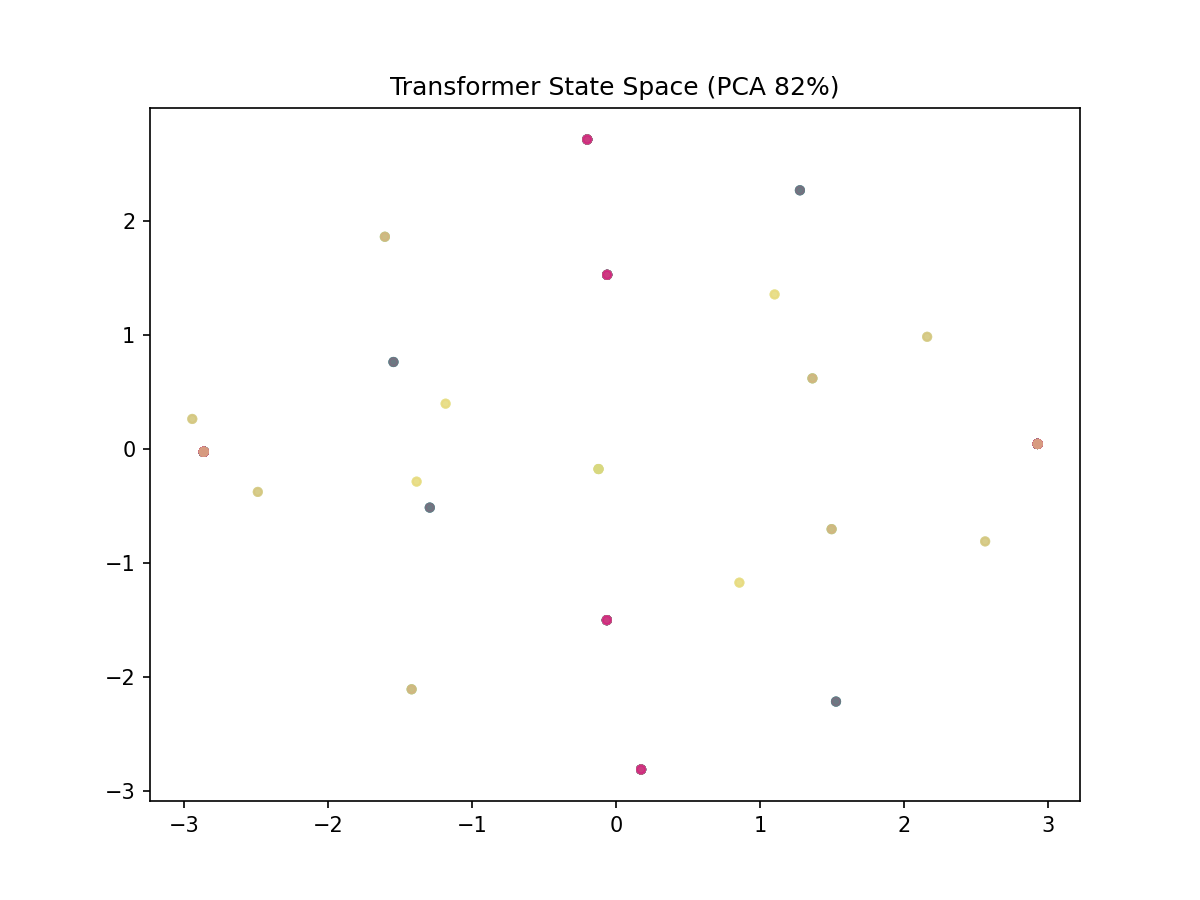

This chart was generated by the following Python code:
"""Transformer walks the maze: no state compression, full attention.

If Transformer produces structured states while GRU doesn't,
it proves the bottleneck is the 'compress into single vector' paradigm.
"""
import os, sys, random, time, math
import torch, torch.nn as nn, torch.nn.functional as F
import numpy as np
from tqdm import tqdm
import matplotlib
matplotlib.use('Agg')
import matplotlib.pyplot as plt
from matplotlib.colors import ListedColormap
from sklearn.decomposition import PCA

os.environ.setdefault('PYTORCH_CUDA_ALLOC_CONF', 'expandable_segments:True')
DEVICE = 'cuda' if torch.cuda.is_available() else 'cpu'
DM = 64
CELL_WALL, CELL_PATH, CELL_EXIT = 0, 1, 2
DIRS = [(0, -1), (1, 0), (0, 1), (-1, 0)]
BASE_DIR = os.path.dirname(os.path.dirname(os.path.abspath(__file__)))

print(f'Device: {DEVICE}')

def generate_maze(h=11, w=11):
    maze = np.ones((h,w), dtype=np.int32)*CELL_WALL
    start = (1,1); maze[start]=CELL_PATH; stack=[start]; rng=random.Random(42)
    while stack:
        cy,cx=stack[-1]; nbs=[]
        for dy,dx in [(-2,0),(2,0),(0,-2),(0,2)]:
            ny,nx=cy+dy,cx+dx
            if 0<ny<h-1 and 0<nx<w-1 and maze[ny,nx]==CELL_WALL: nbs.append((ny,nx))
        if nbs: ny,nx=rng.choice(nbs)
        else: stack.pop(); continue
        maze[cy+(ny-cy)//2][cx+(nx-cx)//2]=CELL_PATH
        maze[ny,nx]=CELL_PATH; stack.append((ny,nx))
    maze[h-2,w-2]=CELL_EXIT
    for dy,dx in [(-1,0),(1,0),(0,-1),(0,1)]:
        if maze[h-2+dy,w-2+dx]==CELL_WALL: maze[h-2+dy,w-2+dx]=CELL_PATH
    return maze

def get_obs(maze, pos, facing):
    obs=[]
    for i in range(4):
        dy,dx=DIRS[(facing+i)%4]; ny,nx=pos[0]+dy,pos[1]+dx
        cell=maze[ny,nx] if 0<=ny<maze.shape[0] and 0<=nx<maze.shape[1] else CELL_WALL
        o=[0,0,0]; o[cell]=1; obs.extend(o)
    return np.array(obs,dtype=np.float32)

def av_acts(maze, pos, facing):
    acts=[0,1]
    dy,dx=DIRS[facing]; ny,nx=pos[0]+dy,pos[1]+dx
    if 0<=ny<maze.shape[0] and 0<=nx<maze.shape[1] and maze[ny,nx]!=CELL_WALL: acts.append(2)
    return acts

# ── Mini Transformer ──
class PositionalEncoding(nn.Module):
    def __init__(self, d_model, max_len=100):
        super().__init__()
        pe = torch.zeros(max_len, d_model)
        pos = torch.arange(0, max_len).unsqueeze(1).float()
        div = torch.exp(torch.arange(0, d_model, 2).float() * (-math.log(10000.0) / d_model))
        pe[:, 0::2] = torch.sin(pos * div)
        pe[:, 1::2] = torch.cos(pos * div)
        self.register_buffer('pe', pe.unsqueeze(0))
    def forward(self, x):
        return x + self.pe[:, :x.size(1)]

class MiniTransformer(nn.Module):
    def __init__(self):
        super().__init__()
        self.obs_embed = nn.Linear(12, DM)
        self.pos_enc = PositionalEncoding(DM)
        encoder_layer = nn.TransformerEncoderLayer(d_model=DM, nhead=4, dim_feedforward=DM*2,
                                                    dropout=0.0, activation='gelu',
                                                    batch_first=True, norm_first=True)
        self.transformer = nn.TransformerEncoder(encoder_layer, num_layers=2)
        self.predictor = nn.Linear(DM, 12)
        self.norm = nn.LayerNorm(DM)
        
    def forward(self, obs_seq):
        """obs_seq: [B, T, 12] sequence of observations."""
        x = self.obs_embed(obs_seq)  # [B, T, DM]
        x = self.pos_enc(x)
        x = self.transformer(x)  # [B, T, DM]
        x = self.norm(x)
        return self.predictor(x)  # [B, T, 12]

model = MiniTransformer().to(DEVICE)
print(f'Params: {sum(p.numel() for p in model.parameters())/1e3:.1f}K')

# ── Data: trajectories ──
ALL_MAZES = [generate_maze() for _ in range(15)]

def gen_trajectories(n_trajs=5000, traj_len=16):
    all_seqs, all_targets = [], []
    for _ in range(n_trajs):
        maze = random.choice(ALL_MAZES)
        h,w = maze.shape
        pos = (random.randrange(0,h), random.randrange(0,w))
        while maze[pos]==CELL_WALL: pos=(random.randrange(0,h), random.randrange(0,w))
        facing = random.randint(0,3)
        seq = []
        for _ in range(traj_len):
            o = get_obs(maze, pos, facing)
            seq.append(o)
            acts = av_acts(maze, pos, facing)
            act = random.choice(acts)
            if act == 2:
                dy,dx = DIRS[facing]; ny,nx = pos[0]+dy, pos[1]+dx
                pos = (ny,nx)
            elif act == 0: facing = (facing-1)%4
            else: facing = (facing+1)%4
        # Target: predict next observation at each position
        all_seqs.append(seq[:-1])
        all_targets.append(seq[1:])
    return (torch.tensor(np.array(all_seqs), device=DEVICE).float(),
            torch.tensor(np.array(all_targets), device=DEVICE).float())

SEQ, TGT = gen_trajectories(5000, 16)
N_SAMPLES = SEQ.size(0)
print(f'Data: {N_SAMPLES} trajectories × {SEQ.size(1)} steps')

# ════════════════════════════════════════
# Train
# ════════════════════════════════════════

BSZ, N_STEPS = 128, 5000
opt = torch.optim.AdamW(model.parameters(), lr=3e-4, weight_decay=0.01)
sched = torch.optim.lr_scheduler.CosineAnnealingLR(opt, N_STEPS)

TEST_MAZE = generate_maze(13, 13)

model.train()
pbar = tqdm(range(N_STEPS))
t0 = time.time()

for step in pbar:
    idx = torch.randint(0, N_SAMPLES-BSZ, (BSZ,))
    seq = SEQ[idx]; target = TGT[idx]
    
    pred = model(seq)
    loss = F.mse_loss(pred, target)
    
    opt.zero_grad(); loss.backward()
    torch.nn.utils.clip_grad_norm_(model.parameters(), 5.0)
    opt.step(); sched.step()
    
    if step % 1000 == 0:
        model.eval()
        with torch.no_grad():
            idx_t = torch.randint(0, N_SAMPLES-32, (32,))
            pp = model(SEQ[idx_t])
            tloss = F.mse_loss(pp, TGT[idx_t]).item()
            tacc = (pp.round().clamp(0,1) == TGT[idx_t]).float().mean().item()
            
            # Encode test maze positions using a single-step trajectory
            # Use the last hidden state of the transformer as the "state"
            states = {}
            with torch.no_grad():
                for y in range(TEST_MAZE.shape[0]):
                    for x in range(TEST_MAZE.shape[1]):
                        if TEST_MAZE[y,x]==CELL_WALL: continue
                        for f in range(4):
                            o = get_obs(TEST_MAZE,(y,x),f)
                            # Create a 1-step sequence
                            ot = torch.from_numpy(o).float().unsqueeze(0).unsqueeze(0).to(DEVICE)
                            p = model(ot)  # predict next obs
                            # Get the embedding before the predictor
                            emb = model.obs_embed(ot)
                            emb = model.pos_enc(emb)
                            # After first transformer layer
                            h = model.transformer.layers[0](emb)
                            states[(y,x,f)] = h[0,-1].cpu().numpy()
            
            keys = list(states.keys())
            vecs = np.array([states[k] for k in keys])
            adj_d, rand_d = [], []
            for i in range(len(keys)):
                for j in range(i+1, len(keys)):
                    k1,k2 = keys[i], keys[j]
                    md = abs(k1[0]-k2[0]) + abs(k1[1]-k2[1])
                    d = np.linalg.norm(vecs[i]-vecs[j])
                    if md == 1: adj_d.append(d)
                    elif md > 4: rand_d.append(d)
            ratio = np.mean(rand_d)/max(np.mean(adj_d),1e-8) if adj_d and rand_d else 1.0
        
        model.train()
        pbar.set_postfix(loss=f'{loss.item():.4f}', tloss=f'{tloss:.4f}',
                         acc=f'{tacc*100:.0f}%', ratio=f'{ratio:.2f}x')

print(f'Train: {(time.time()-t0)/60:.1f}min')

# ════════════════════════════════════════
# Final eval
# ════════════════════════════════════════

print('\n=== Final ===')
model.eval()
with torch.no_grad():
    states = {}
    for y in range(TEST_MAZE.shape[0]):
        for x in range(TEST_MAZE.shape[1]):
            if TEST_MAZE[y,x]==CELL_WALL: continue
            for f in range(4):
                o = get_obs(TEST_MAZE,(y,x),f)
                ot = torch.from_numpy(o).float().unsqueeze(0).unsqueeze(0).to(DEVICE)
                emb = model.pos_enc(model.obs_embed(ot))
                h = model.transformer.layers[0](emb)
                states[(y,x,f)] = h[0,-1].cpu().numpy()
    
    keys = list(states.keys())
    vecs = np.array([states[k] for k in keys])
    adj_d, rand_d = [], []
    for i in range(len(keys)):
        for j in range(i+1, len(keys)):
            k1,k2 = keys[i], keys[j]
            md = abs(k1[0]-k2[0]) + abs(k1[1]-k2[1])
            d = np.linalg.norm(vecs[i]-vecs[j])
            if md == 1: adj_d.append(d)
            elif md > 4: rand_d.append(d)
    ratio = np.mean(rand_d)/max(np.mean(adj_d),1e-8) if adj_d and rand_d else 1.0
    print(f'  Transformer state ratio: {ratio:.2f}x')
    print(f'  (GRU ratio: ~1.00x)')
    
    # PCA
    pca = PCA(n_components=2)
    s2d = pca.fit_transform(vecs)
    fig, ax = plt.subplots(figsize=(8,6))
    colors = [(k[0]/13, k[1]/13, 0.5) for k in keys]
    ax.scatter(s2d[:,0], s2d[:,1], c=colors, s=15, alpha=0.7)
    ax.set_title(f'Transformer State Space (PCA {pca.explained_variance_ratio_.sum():.0%})')
    plt.savefig(os.path.join(BASE_DIR, 'experiments', 'maze_transformer.png'), dpi=150)
    print('  Saved maze_transformer.png')

torch.save({'model': model.state_dict()}, os.path.join(BASE_DIR, 'checkpoints', 'maze_transformer.pt'))
print('Done.')
